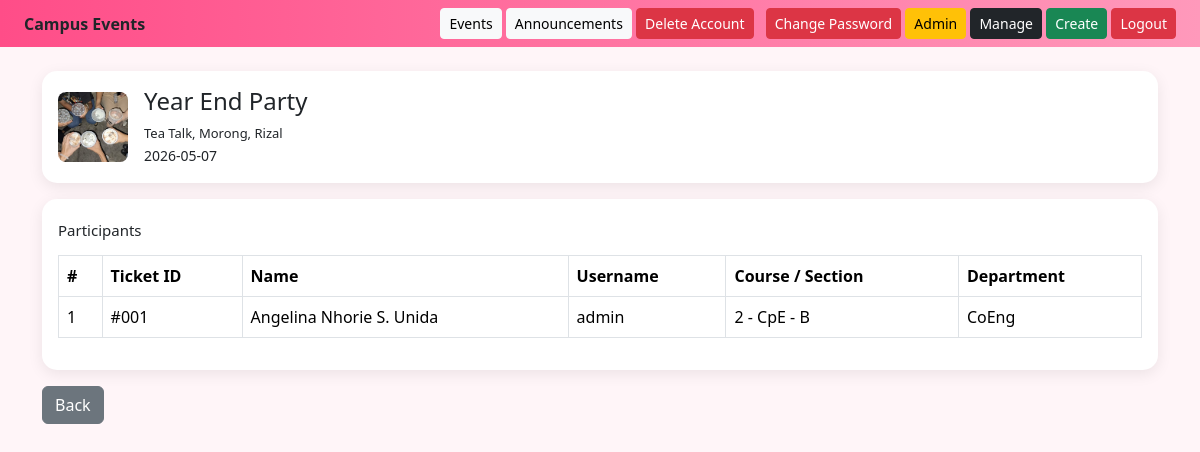
/WAD_SD_PROJECT/admin/view_users.php?event_id=4 (signed in), run on the app's committed database.
### tables this page shows
CREATE TABLE `events` (
  `id` int(11) NOT NULL,
  `title` varchar(255) NOT NULL,
  `venue` varchar(255) NOT NULL,
  `event_date` date NOT NULL,
  `image` varchar(255) DEFAULT NULL
);

CREATE TABLE `registrations` (
  `id` int(11) NOT NULL,
  `user_id` int(11) NOT NULL,
  `event_id` int(11) NOT NULL,
  `name` varchar(100) DEFAULT NULL,
  `course` varchar(100) DEFAULT NULL,
  `department` varchar(100) DEFAULT NULL,
  `ticket_code` varchar(50) DEFAULT NULL,
  `full_name` varchar(100) DEFAULT NULL
);

CREATE TABLE `users` (
  `id` int(11) NOT NULL,
  `name` varchar(100) NOT NULL,
  `username` varchar(100) NOT NULL,
  `password` varchar(255) NOT NULL,
  `role` varchar(20) DEFAULT 'user'
);

### WAD_SD_PROJECT/admin/view_users.php (the view, shortened to what this page needs)
<?php
include '../config.php';
$event_id = $_GET['event_id'];
$event = $conn->query("SELECT * FROM events WHERE id=$event_id")->fetch_assoc();
$stmt = $conn->prepare("
SELECT registrations.*, users.username
FROM registrations
JOIN users ON registrations.user_id = users.id
WHERE registrations.event_id = ?
");
$stmt->bind_param("i",$event_id);
$stmt->execute();
$res = $stmt->get_result();
?>
<!DOCTYPE html>
<html>
<head>
<?php include '../includes/bootstrap.php'; ?>
</head>
<body>
<?php include '../includes/navbar.php'; ?>
<div class="container mt-4">
<div class="card card-custom p-3 mb-3">
<div class="d-flex align-items-center">
<img src="../assets/uploads/<?= $event['image'] ?>" width="70" height="70" style="object-fit:cover;border-radius:8px;">
<div class="ms-3">
<h4><?= $event['title'] ?></h4>
<p class="mb-0"><?= $event['venue'] ?></p>
<small><?= $event['event_date'] ?></small>
</div>
</div>
</div>
<div class="card card-custom p-3">
<h5 class="mb-3">Participants</h5>
<?php if($res->num_rows > 0){ ?>
<table class="table table-bordered table-hover">
<thead>
<tr>
<th>#</th>
<th>Ticket ID</th>
<th>Name</th>
<th>Username</th>
<th>Course / Section</th>
<th>Department</th>
</tr>
</thead>
<tbody>
<?php
$count = 1;
while($row = $res->fetch_assoc()){
?>
<tr>
<td><?= $count++ ?></td>
<td><?= $row['ticket_code'] ?></td>
<td><?= $row['full_name'] ?></td>
<td><?= $row['username'] ?></td>
<td><?= $row['course'] ?></td>
<td><?= $row['department'] ?></td>
</tr>
<?php } ?>
</tbody>
</table>
<?php } else { ?>
<p>No participants yet.</p>
<?php } ?>
</div>
<a href="manage_events.php" class="btn btn-secondary mt-3">Back</a>
</div>
</body>
</html>

### WAD_SD_PROJECT/assets/css/style.css (style rules this page uses)
body { background:#fff5f8; font-family:Segoe UI; }
.card-custom { border:none; border-radius:15px; box-shadow:0 4px 15px rgba(0,0,0,0.08); background:white; padding:10px; }
.card-custom h5 { font-size:15px; margin:6px 0 4px 0; }
.card-custom p { font-size:13px; margin:2px 0; }

### data on the page
events: image (picture), title "Year End Party", venue "Tea Talk, Morong, Rizal", event_date "2026-05-07"
registrations: ticket_code "#001", full_name "Angelina Nhorie S. Unida", user.username "admin", course "2 - CpE - B", department "CoEng"
